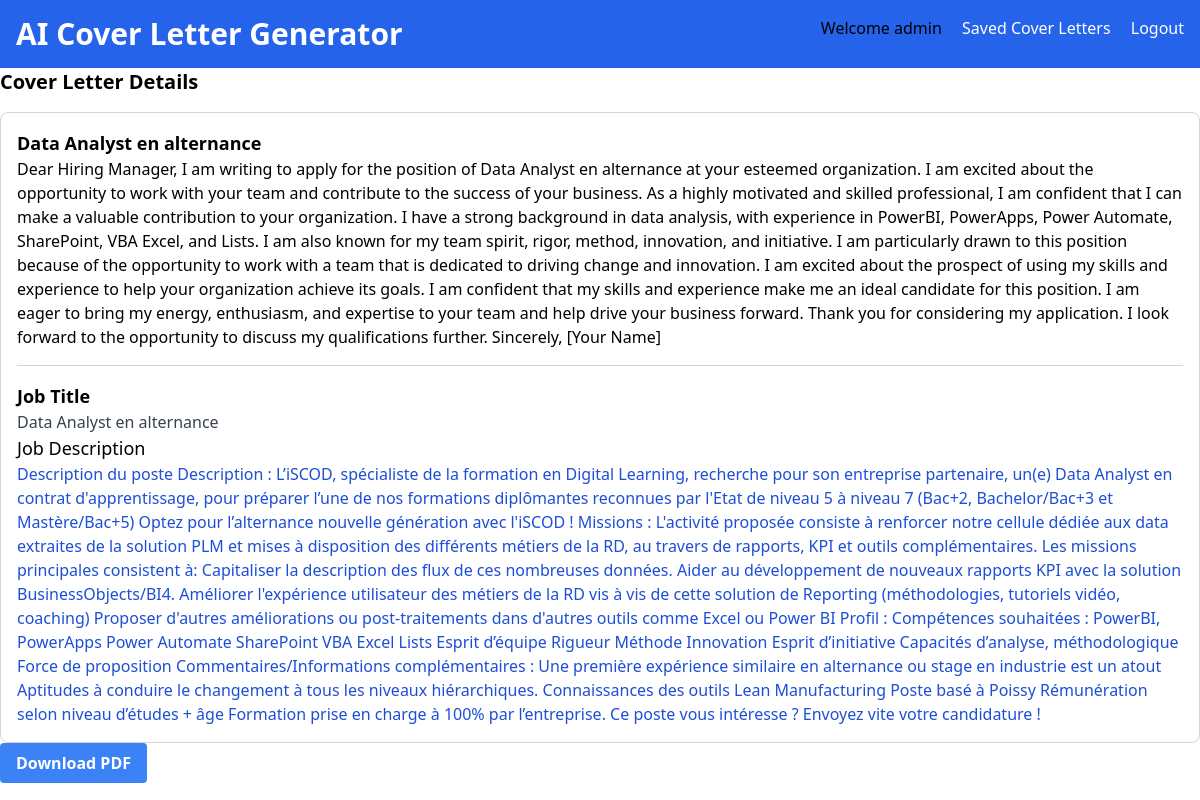
Screenshot of /cover-details/1/ (signed in) with the database file from the repository.
### cover_generator/models.py (models this page shows, shortened)
class CoverLetter(models.Model):
    user = models.ForeignKey(User, on_delete=models.CASCADE)
    user_profil = models.CharField(max_length=5000)
    job_title = models.CharField(max_length=300)
    job_description = models.CharField(max_length=5000)
    generated_content = models.CharField(max_length=5000)
    created_at = models.DateTimeField(auto_now_add=True)

### cover_generator/views.py (the view, shortened to what this page needs)
# urls.py: path('cover-details/<int:pk>/', views.cover_details, name="cover-details"),
def cover_details(request, pk):
    cover_letter_detail = CoverLetter.objects.get(id=pk)
    if request.user == cover_letter_detail.user:
        return render(
            request, "cover-detail.html",
            {"cover_letter_detail": cover_letter_detail}
        )
    else:
        return redirect("/")

### templates/Cover-detail.html (shortened to what this page needs)
<!DOCTYPE html>
<html lang="en">
<head>
    <link href="https://cdn.jsdelivr.net/npm/tailwindcss@2.2.19/dist/tailwind.min.css" rel="stylesheet">
</head>
<body class="bg-grat-100 font-sans antialiased">
    <nav class="bg-blue-600 p-4 text-white flex justify-between">
        <div>
            <a href="{% url 'index' %}">
                <h1 class="text-3xl font-bold"> AI Cover Letter Generator</h1>
            </a>
        </div>
        <div>
            <a href="#" class="text-black hover:underline"> Welcome {{user.username}}</a>
            <a href="/cover-list" class="text-white hover:underline mx-4"> Saved Cover Letters</a>
            <a href="logout" class="text-white hover:underline"> Logout</a>
        </div>
    </nav>
    <div>
        <div>
            <section>
                <h2 class="text-xl mb-4 font-semibold"> Cover Letter Details</h2>
                <div class="border border-gray-300 p-4 rounded-lg">
                    <h3 class="text-lg font-semibold"> {{cover_letter_detail.job_title}}</h3>
                    <p id="generatedContent">{{cover_letter_detail.generated_content}}</p>
                    <hr class="my-4 border-gray-300">
                    <h4 class="text-lg font-semibold"> Job Title</h4>
                    <p class="text-gray-700"> {{cover_letter_detail.job_title}}</p>
                    <h4 class="text-lg font"> Job Description</h4>
                    <p id="jobdescription" class="text-blue-700">{{cover_letter_detail.job_description}}</p>
                </div>
            </section>
        </div>
    </div>
    <form method="post" action="{% url 'cover-details' cover_letter_detail.pk %}">
        <input type="submit" name="download_pdf" value="Download PDF" class="bg-blue-500 hover:bg-blue-700 text-white font-bold py-2 px-4 rounded">
    </form>
</body>
</html>

### rows the page displays
CoverLetter: job_title "Data Analyst en alternance", generated_content "Dear Hiring Manager, I am writing to apply for the position of Data Analyst en alternance at your esteemed organization. I am excited about the opportunity to work with your team and contribute to the success of your business. As a highly motivated and skilled professional, I am confident that I can make a valuable contribution to your organization. I have a strong background in data analysis, with experience in PowerBI, PowerApps, Power Automate, SharePoint, VBA Excel, and Lists. I am also known for my team spirit, rigor, method, innovation, and initiative. I am particularly drawn to this position because of the opportunity to work with a team that is dedicated to driving change and…", job_description "Description du poste Description : L’iSCOD, spécialiste de la formation en Digital Learning, recherche pour son entreprise partenaire, un(e) Data Analyst en contrat d'apprentissage, pour préparer l’une de nos formations diplômantes reconnues par l'Etat de niveau 5 à niveau 7 (Bac+2, Bachelor/Bac+3 et Mastère/Bac+5) Optez pour l’alternance nouvelle génération avec l'iSCOD ! Missions : L'activité proposée consiste à renforcer notre cellule dédiée aux data extraites de la solution PLM et mises à disposition des différents métiers de la RD, au travers de rapports, KPI et outils complémentaires. Les missions principales consistent à: Capitaliser la description des flux de ces nombreuses données.…"

### other values shown
{{ user.username }} "admin"
